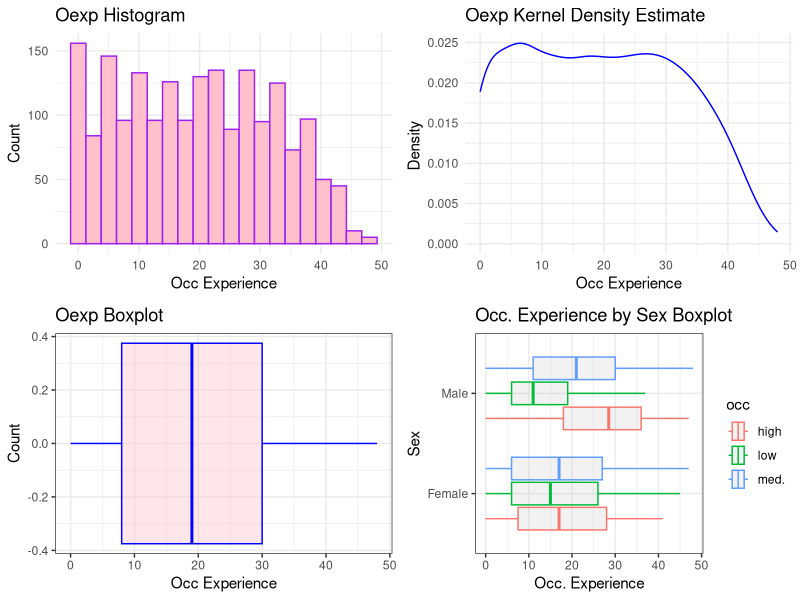

The R source for this figure:
## ---- chunk 1
library(ggplot2)
library(readr)
#install.packages("gridExtra")
library("gridExtra")   
#getwd()
data = read.table("./income_exmpl.dat")
## ---- chunk 2
#Histogram
p1 = ggplot(data) + 
  geom_histogram(aes(x = oexp), bins = 20, color = "purple", fill = "pink") + 
  theme_minimal() + 
  labs(title = "Oexp Histogram", x="Occ Experience", y="Count",)

#Kernel Density Estimate
p2 = ggplot(data) +
  geom_density(aes(x = oexp), color = "blue") +
  theme_minimal() +
  labs(title = "Oexp Kernel Density Estimate", x="Occ Experience", y="Density ",)

#Boxplot
p3 = ggplot(data, aes(x = oexp)) +
  geom_boxplot(color="blue", fill="pink", alpha=0.4) +
  theme_bw() +
  labs(title = "Oexp Boxplot", x="Occ Experience", y="Count")

#Set of boxplots showing the distribution of “oexp” by sex crossed with occupational status (“occ”). 
p4 = ggplot(data, aes(x = oexp, y = sex, color = occ)) + 
  geom_boxplot(fill="gray", alpha=0.2) + 
  theme_bw() +
  labs(title = "Occ. Experience by Sex Boxplot ", x="Occ. Experience", y="Sex") +
  scale_y_discrete(labels=c("m" = "Male", "f" = "Female"))

grid.arrange(p1,p2,p3,p4, ncol=2)

## ---- chunk 3
# add your codes
## ---- chunk 4
# add your codes
## ---- chunk 5
data(UCBAdmissions) # load data

library(broom) # load package broom
dat <- tidy(UCBAdmissions)
## ---- chunk 6
# load package dplyr
library(dplyr)

# create aggregated data
dat_agg <- dat %>% 
  group_by(Admit, Gender) %>% 
  summarize(n = sum(n)) %>% 
  ungroup() %>% 
  group_by(Gender) %>% 
  mutate(Prop = n/sum(n)) %>% 
  filter(Admit == "Admitted")

knitr::kable(dat_agg)

# create grouped data
dat_dept <- dat %>% 
  group_by(Gender, Dept) %>% 
  mutate(Prop = n/sum(n)) %>% 
  filter(Admit == "Admitted")

knitr::kable(dat_dept)
## ---- chunk 7
# add your codes
